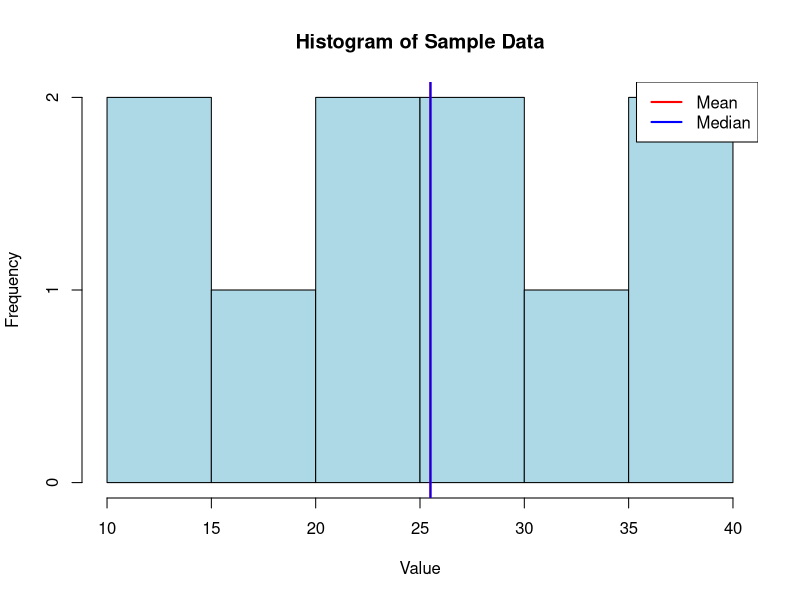
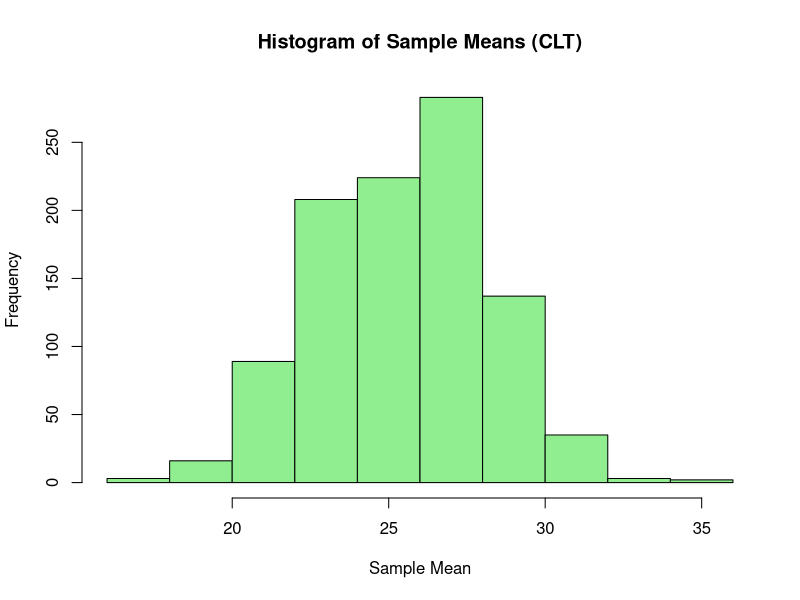
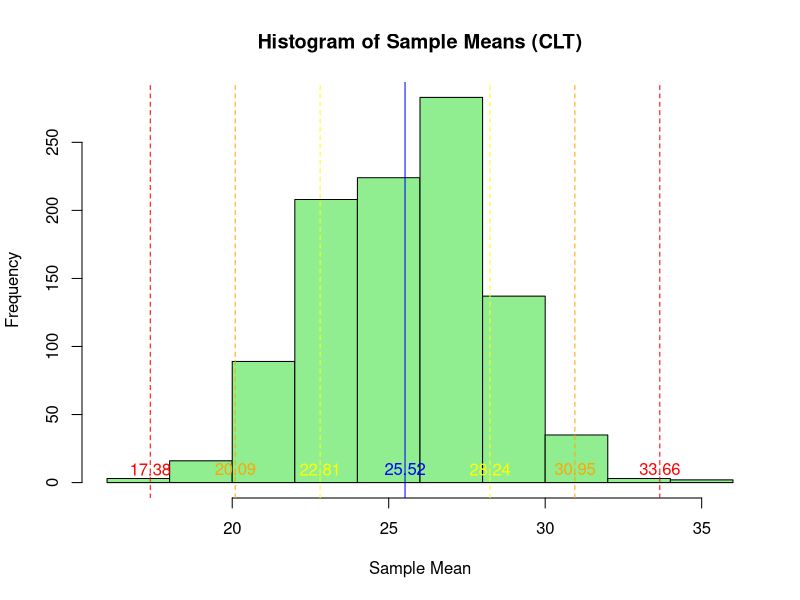
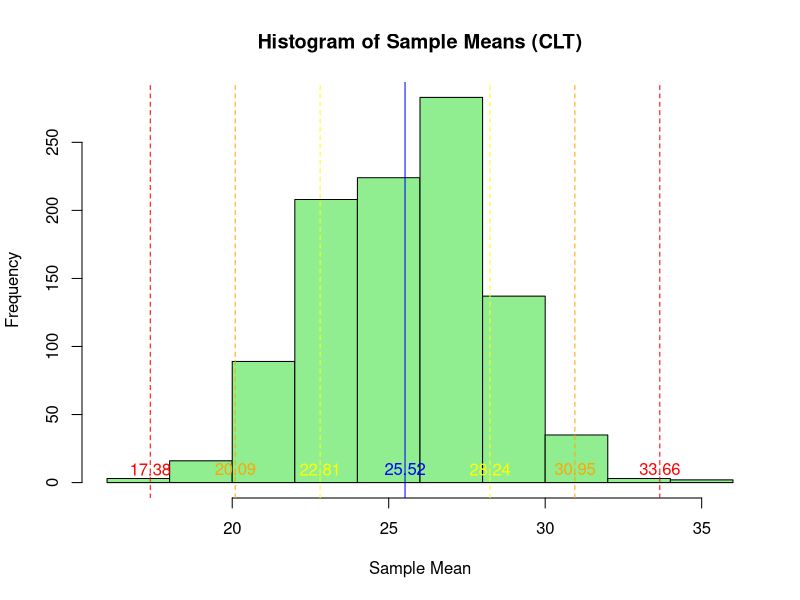

The R source for these figures, in order:
## ---- chunk 1
#| echo: true
# Sample data
data <- c(12, 15, 18, 21, 24, 27, 30, 33, 36, 39)

# Calculate mean, median, and mode
mean_value <- mean(data)
median_value <- median(data)
mode_value <- as.numeric(names(sort(table(data), decreasing = TRUE)[1]))
variance_value <- var(data)
sd_value <- sd(data)

## ---- chunk 2
#| echo: true
df <- c("mean" = mean_value, 
        "median" = median_value, 
        "mode" = mode_value, 
        "variance" = variance_value, 
        "SD" = sd_value)


knitr::kable(df)

## ---- chunk 3
#| echo: false
# Visualize distribution
hist(data, main = "Histogram of Sample Data", xlab = "Value", ylab = "Frequency", col = "lightblue")
abline(v = mean_value, col = "red", lwd = 2)
abline(v = median_value, col = "blue", lwd = 2)
legend("topright", legend = c("Mean", "Median"), col = c("red", "blue"), lwd = 2)
## ---- chunk 4
#| echo: false

# Simulate CLT
set.seed(123)  # For reproducibility
n_samples <- 1000
sample_means <- numeric(n_samples)

for (i in 1:n_samples) {
  sample_data <- base::sample(data, size = 10, replace = TRUE)
  sample_means[i] <- mean(sample_data)
}

# Plot the histogram of sample means
hist(sample_means, main = "Histogram of Sample Means (CLT)", xlab = "Sample Mean", ylab = "Frequency", col = "lightgreen")
## ---- chunk 5
#| echo: true
#| evall: false

# Calculate mean and standard deviation
mean_value <- mean(sample_means)
sd_value <- sd(sample_means)

# Create a histogram
hist(sample_means, main = "Histogram of Sample Means (CLT)", xlab = "Sample Mean", ylab = "Frequency", col = "lightgreen")

# Calculate values for the vertical lines
sd_lines <- c(-3, -2, -1, 1, 2, 3)
line_colors <- c("red", "orange", "yellow", "yellow", "orange", "red")

# Add vertical lines for each standard deviation on both sides
for (i in 1:length(sd_lines)) {
  abline(v = mean_value + sd_lines[i] * sd_value, col = line_colors[i], lty = 2)
  text(mean_value + sd_lines[i] * sd_value, 10, round(mean_value + sd_lines[i] * sd_value, 2), col = line_colors[i])
}

# Add a vertical line for the mean
abline(v = mean_value, col = "blue", lty = 1)
text(mean_value, 10, round(mean_value, 2), col = "blue")
## ---- chunk 6
#| echo: false

# Calculate mean and standard deviation
mean_value <- mean(sample_means)
sd_value <- sd(sample_means)

# Create a histogram
hist(sample_means, main = "Histogram of Sample Means (CLT)", xlab = "Sample Mean", ylab = "Frequency", col = "lightgreen")

# Calculate values for the vertical lines
sd_lines <- c(-3, -2, -1, 1, 2, 3)
line_colors <- c("red", "orange", "yellow", "yellow", "orange", "red")

# Add vertical lines for each standard deviation on both sides
for (i in 1:length(sd_lines)) {
  abline(v = mean_value + sd_lines[i] * sd_value, col = line_colors[i], lty = 2)
  text(mean_value + sd_lines[i] * sd_value, 10, round(mean_value + sd_lines[i] * sd_value, 2), col = line_colors[i])
}

# Add a vertical line for the mean
abline(v = mean_value, col = "blue", lty = 1)
text(mean_value, 10, round(mean_value, 2), col = "blue")
## ---- chunk 7
#| echo: true

minu_2_sd <- (mean(sample_means) - (2 * sd(sample_means)))
plus_2_sd <- (mean(sample_means) + (2 * sd(sample_means)))

x <- sample_means >=  minu_2_sd & sample_means <= plus_2_sd

sum(x)/length(x) * 100
